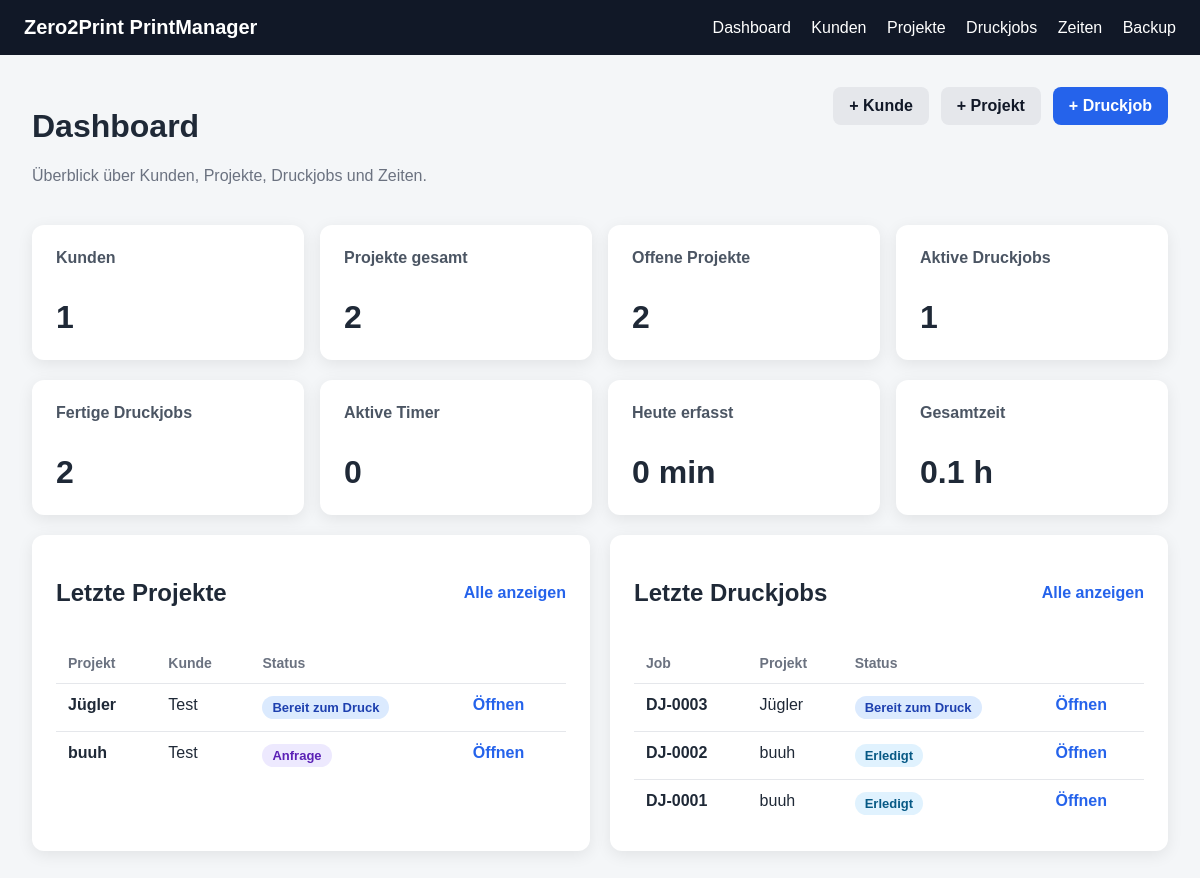
The page / on the database its author committed.
### app/models.py (models this page shows)
class Project(Base):
    __tablename__ = "projects"
    id = Column(Integer, primary_key=True, index=True)
    customer_id = Column(Integer, ForeignKey("customers.id"), nullable=False)
    name = Column(String, nullable=False)
    description = Column(Text, nullable=True)
    status = Column(String, default="Anfrage")
    deadline = Column(String, nullable=True)
    note = Column(Text, nullable=True)
    created_at = Column(DateTime, default=datetime.utcnow)
    customer = relationship("Customer", back_populates="projects")
    files = relationship(
        "ProjectFile",
        back_populates="project",
        cascade="all, delete-orphan"
    )
    print_jobs = relationship(
        "PrintJob",
        back_populates="project",
        cascade="all, delete-orphan"
    )
    time_entries = relationship(
        "TimeEntry",
        back_populates="project",
        cascade="all, delete-orphan"
    )

class Customer(Base):
    __tablename__ = "customers"
    id = Column(Integer, primary_key=True, index=True)
    name = Column(String, nullable=False)
    email = Column(String, nullable=True)
    phone = Column(String, nullable=True)
    note = Column(Text, nullable=True)
    created_at = Column(DateTime, default=datetime.utcnow)
    projects = relationship(
        "Project",
        back_populates="customer",
        cascade="all, delete-orphan"
    )

class PrintJob(Base):
    __tablename__ = "print_jobs"
    id = Column(Integer, primary_key=True, index=True)
    project_id = Column(Integer, ForeignKey("projects.id"), nullable=False)
    file_id = Column(Integer, ForeignKey("project_files.id"), nullable=True)
    printer_name = Column(String, nullable=True)
    material = Column(String, nullable=True)
    color = Column(String, nullable=True)
    planned_print_time = Column(String, nullable=True)
    planned_weight_grams = Column(Integer, nullable=True)
    status = Column(String, default="Bereit zum Druck")
    notes = Column(Text, nullable=True)
    created_at = Column(DateTime, default=datetime.utcnow)
    project = relationship("Project", back_populates="print_jobs")
    file = relationship("ProjectFile", back_populates="print_jobs")
    time_entries = relationship(
        "TimeEntry",
        back_populates="print_job"
    )
    checklist = relationship(
        "PrintJobChecklist",
        back_populates="print_job",
        uselist=False,
        cascade="all, delete-orphan"
    )

### app/main.py (the view)
@app.get("/")
def dashboard(request: Request, db: Session = Depends(get_db)):
    customers_count = db.query(Customer).count()
    projects_count = db.query(Project).count()
    open_projects_count = (
        db.query(Project)
        .filter(Project.status.notin_(["Fertig", "Archiviert"]))
        .count()
    )
    active_jobs_count = (
        db.query(PrintJob)
        .filter(PrintJob.status.in_(["Bereit zum Druck", "Druck läuft", "Nacharbeit"]))
        .count()
    )
    finished_jobs_count = (
        db.query(PrintJob)
        .filter(PrintJob.status.in_(["Druck fertig", "Erledigt"]))
        .count()
    )
    active_timers_count = (
        db.query(TimeEntry)
        .filter(TimeEntry.start_time.isnot(None))
        .filter(TimeEntry.end_time.is_(None))
        .count()
    )
    today = date.today()
    all_time_entries = db.query(TimeEntry).all()
    today_minutes = 0
    total_minutes = 0
    for entry in all_time_entries:
        if entry.duration_minutes:
            total_minutes += entry.duration_minutes
            if entry.created_at and entry.created_at.date() == today:
                today_minutes += entry.duration_minutes
    latest_projects = (
        db.query(Project)
        .order_by(Project.created_at.desc())
        .limit(5)
        .all()
    )
    latest_jobs = (
        db.query(PrintJob)
        .order_by(PrintJob.created_at.desc())
        .limit(5)
        .all()
    )
    active_timers = (
        db.query(TimeEntry)
        .filter(TimeEntry.start_time.isnot(None))
        .filter(TimeEntry.end_time.is_(None))
        .order_by(TimeEntry.start_time.desc())
        .limit(5)
        .all()
    )
    return templates.TemplateResponse(
        request=request,
        name="dashboard.html",
        context={
            "title": "Dashboard",
            "customers_count": customers_count,
            "projects_count": projects_count,
            "open_projects_count": open_projects_count,
            "active_jobs_count": active_jobs_count,
            "finished_jobs_count": finished_jobs_count,
            "active_timers_count": active_timers_count,
            "today_minutes": today_minutes,
            "total_minutes": total_minutes,
            "latest_projects": latest_projects,
            "latest_jobs": latest_jobs,
            "active_timers": active_timers,
            "now": datetime.now(),
        }
    )

### app/templates/dashboard.html (shortened to what this page needs)
{% extends "base.html" %}
{% block content %}
<div class="page-header">
    <div>
        <h1>Dashboard</h1>
        <p class="muted">Überblick über Kunden, Projekte, Druckjobs und Zeiten.</p>
    </div>
    <div class="header-actions">
        <a class="btn-secondary" href="/customers/new">+ Kunde</a>
        <a class="btn-secondary" href="/projects/new">+ Projekt</a>
        <a class="btn" href="/jobs/new">+ Druckjob</a>
    </div>
</div>
<div class="cards">
    <div class="card">
        <h2>Kunden</h2>
        <p>{{ customers_count }}</p>
    </div>
    <div class="card">
        <h2>Projekte gesamt</h2>
        <p>{{ projects_count }}</p>
    </div>
    <div class="card">
        <h2>Offene Projekte</h2>
        <p>{{ open_projects_count }}</p>
    </div>
    <div class="card">
        <h2>Aktive Druckjobs</h2>
        <p>{{ active_jobs_count }}</p>
    </div>
</div>
<div class="cards mt">
    <div class="card">
        <h2>Fertige Druckjobs</h2>
        <p>{{ finished_jobs_count }}</p>
    </div>
    <div class="card">
        <h2>Aktive Timer</h2>
        <p>{{ active_timers_count }}</p>
    </div>
    <div class="card">
        <h2>Heute erfasst</h2>
        <p>{{ today_minutes }} min</p>
    </div>
    <div class="card">
        <h2>Gesamtzeit</h2>
        <p>{{ "%.1f"|format(total_minutes / 60) }} h</p>
    </div>
</div>
<div class="dashboard-grid mt">
    <div class="page-card">
        <div class="section-header">
            <h2>Letzte Projekte</h2>
            <a class="link-btn" href="/projects">Alle anzeigen</a>
        </div>
        {% if latest_projects %}
        <table>
            <thead>
                <tr>
                    <th>Projekt</th>
                    <th>Kunde</th>
                    <th>Status</th>
                    <th></th>
                </tr>
            </thead>
            <tbody>
                {% for project in latest_projects %}
                <tr>
                    <td><strong>{{ project.name }}</strong></td>
                    <td>{{ project.customer.name }}</td>
                    <td>
                        <span class="status-pill {{ status_class(project.status) }}">
                            {{ project.status }}
                        </span>
                    </td>
                    <td>
                        <a class="link-btn" href="/projects/{{ project.id }}">Öffnen</a>
                    </td>
                </tr>
                {% endfor %}
            </tbody>
        </table>
        {% else %}
        <p class="muted">Noch keine Projekte vorhanden.</p>
        {% endif %}
    </div>
    <div class="page-card">
        <div class="section-header">
            <h2>Letzte Druckjobs</h2>
            <a class="link-btn" href="/jobs">Alle anzeigen</a>
        </div>
        {% if latest_jobs %}
        <table>
            <thead>
                <tr>
                    <th>Job</th>
                    <th>Projekt</th>
                    <th>Status</th>
                    <th></th>
                </tr>
            </thead>
            <tbody>
                {% for job in latest_jobs %}
                <tr>
                    <td><strong>DJ-{{ "%04d"|format(job.id) }}</strong></td>
                    <td>{{ job.project.name }}</td>
                    <td>
                        <span class="status-pill {{ status_class(job.status) }}">
                            {{ job.status }}
                        </span>
                    </td>
                    <td>
                        <a class="link-btn" href="/jobs/{{ job.id }}">Öffnen</a>
                    </td>
                </tr>
                {% endfor %}
            </tbody>
        </table>
        {% else %}
        <p class="muted">Noch keine Druckjobs vorhanden.</p>
        {% endif %}
    </div>
</div>
{% endblock %}

### app/static/style.css (style rules this page uses)
* { box-sizing: border-box; }
body { margin: 0; font-family: Arial, sans-serif; background: #f4f6f8; color: #1f2937; }
.cards { display: grid; grid-template-columns: repeat(4, 1fr); gap: 16px; }
.card { background: white; border-radius: 12px; padding: 24px; box-shadow: 0 4px 16px rgba(0,0,0,0.08); }
.card h2 { font-size: 16px; margin-top: 0; color: #4b5563; }
.card p { font-size: 32px; font-weight: bold; margin-bottom: 0; }
.page-card { background: white; border-radius: 12px; padding: 24px; box-shadow: 0 4px 16px rgba(0,0,0,0.08); max-width: 100%; overflow-x: auto; }
.btn { display: inline-block; border: none; background: #2563eb; color: white; padding: 10px 16px; border-radius: 8px; cursor: pointer; font-weight: bold; margin-top: 0; text-decoration: none; font-family: inherit; }
.page-header { display: flex; justify-content: space-between; align-items: flex-start; margin-bottom: 24px; gap: 16px; }
.muted { color: #6b7280; }
table { width: 100%; border-collapse: collapse; }
th { text-align: left; color: #6b7280; font-size: 14px; border-bottom: 1px solid #e5e7eb; padding: 12px; }
td { border-bottom: 1px solid #e5e7eb; padding: 12px; vertical-align: top; }
tr:last-child td { border-bottom: none; }
.link-btn { color: #2563eb; text-decoration: none; font-weight: bold; }
.btn-secondary { display: inline-block; background: #e5e7eb; color: #111827; padding: 10px 16px; border-radius: 8px; text-decoration: none; font-weight: bold; font-family: inherit; }
.mt { margin-top: 20px; }
.header-actions, .section-header { display: flex; align-items: center; gap: 12px; }
.section-header { justify-content: space-between; margin-bottom: 16px; }
.dashboard-grid { display: grid; grid-template-columns: 1fr 1fr; gap: 20px; }
.status-pill { display: inline-block; padding: 4px 10px; border-radius: 999px; font-size: 13px; font-weight: bold; white-space: nowrap; }
.status-request { background: #ede9fe; color: #5b21b6; }
.status-ready { background: #dbeafe; color: #1e40af; }
.status-finished { background: #e0f2fe; color: #075985; }

### rows shown on the page
Project: name "Jügler", customer.name "Test", status "Bereit zum Druck"
Project: name "buuh", customer.name "Test", status "Anfrage"
PrintJob: id "0003", project.name "Jügler", status "Bereit zum Druck"
PrintJob: id "0002", project.name "buuh", status "Erledigt"
PrintJob: id "0001", project.name "buuh", status "Erledigt"

### other values the page prints
{{ customers_count }} "1"
{{ projects_count }} "2"
{{ open_projects_count }} "2"
{{ active_jobs_count }} "1"
{{ finished_jobs_count }} "2"
{{ active_timers_count }} "0"
{{ today_minutes }} "0"
{{ "%.1f"|format(total_minutes / 60) }} "0.1"
